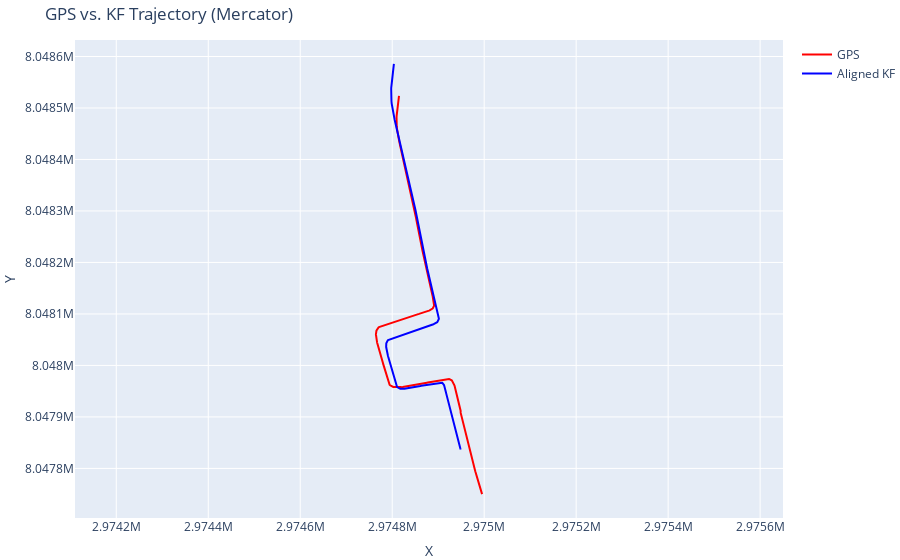

Notebook code cell kept with this figure:
### Code cell
import pyproj
import math
from pykalman import KalmanFilter
import numpy as np
import plotly.express as px
import plotly.graph_objects as go
from plotly.subplots import make_subplots
from utils import read_keyframe_trajectory, read_map_points, read_gps_estimate, kabsch_umeyama, smooth_elevation, lm_estimate_transform


keyframes = read_keyframe_trajectory("KeyframeTrajectory.txt", "GPSTrajectory.txt")[1:]  # skip first keyframe (0,0,0)
map_points = read_map_points("MapPoints.txt")
gps_estimate = read_gps_estimate("GPS_estimates.txt")

noisy_elevation = np.array([kf.gps.alt for kf in keyframes])
smoothed_elevation, filtered_elevation = smooth_elevation(noisy_elevation)

kf_trajectory = np.array([[kf.x, kf.y, kf.z] for kf in keyframes])

tr = pyproj.Transformer.from_crs("epsg:4326", "epsg:3857", always_xy=True)
scale_factor = 1 / math.cos(math.radians(np.mean([kf.gps.lon for kf in keyframes])))
gps_path = np.array([tr.transform(kf.gps.lon, kf.gps.lat) for kf in keyframes])
gps_trajectory = np.hstack((gps_path, smoothed_elevation.reshape(-1, 1)))

R, c, t = lm_estimate_transform(kf_trajectory, gps_trajectory)
aligned_kf_trajectory = np.array([t + c * R @ p for p in kf_trajectory])
# t2 = aligned_kf_trajectory[0] - gps_trajectory[0]
# o_aligned_kf_trajectory = aligned_kf_trajectory - t2

fig = go.Figure()

fig.add_trace(go.Scatter(x=gps_trajectory[:, 0], y=gps_trajectory[:, 1],
              mode='lines', name='GPS', marker=dict(color='red')))
fig.add_trace(go.Scatter(x=aligned_kf_trajectory[:, 0], y=aligned_kf_trajectory[:,1],
                          mode='lines', name='Aligned KF', marker=dict(color='blue')))
# fig.add_trace(go.Scatter(x=o_aligned_kf_trajectory[:, 0], y=o_aligned_kf_trajectory[:, 1], mode='lines', name='Origin-aligned KF', marker=dict(color='green')))

fig.update_yaxes(scaleanchor="x", scaleratio=scale_factor,)
fig.update_layout(title="GPS vs. KF Trajectory (Mercator)", xaxis_title="X",
                  yaxis_title="Y", margin=dict(l=0, r=0, t=40, b=0))
fig.show()

### Figure 1 — Plotly figure (JSON) as saved in the notebook; plotly's stock layout.template omitted (floating-point values rounded to 4 significant figures; data arrays with more than 128 entries replaced by an {"elided": "..."} marker saying what was removed)
{"data": [{"marker": {"color": "red"}, "mode": "lines", "name": "GPS", "type": "scatter", "x": {"elided": "500 float values"}, "y": {"elided": "500 float values"}}, {"marker": {"color": "blue"}, "mode": "lines", "name": "Aligned KF", "type": "scatter", "x": {"elided": "500 float values"}, "y": {"elided": "500 float values"}}], "layout": {"margin": {"b": 0, "l": 0, "r": 0, "t": 40}, "title": {"text": "GPS vs. KF Trajectory (Mercator)"}, "xaxis": {"title": {"text": "X"}}, "yaxis": {"scaleanchor": "x", "scaleratio": 1.12, "title": {"text": "Y"}}}}
